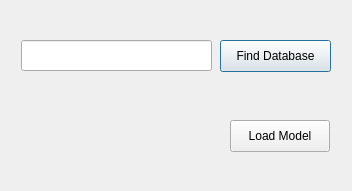
<?xml version="1.0" encoding="UTF-8"?>
<ui version="4.0">
 <class>LoadTrainingModel</class>
 <widget class="QDialog" name="LoadTrainingModel">
  <property name="geometry">
   <rect>
    <x>0</x>
    <y>0</y>
    <width>352</width>
    <height>191</height>
   </rect>
  </property>
  <property name="windowTitle">
   <string>Dialog</string>
  </property>
  <widget class="QLineEdit" name="databaseInput">
   <property name="geometry">
    <rect>
     <x>21</x>
     <y>40</y>
     <width>191</width>
     <height>31</height>
    </rect>
   </property>
   <property name="text">
    <string/>
   </property>
  </widget>
  <widget class="QPushButton" name="openFileButton">
   <property name="geometry">
    <rect>
     <x>220</x>
     <y>40</y>
     <width>111</width>
     <height>32</height>
    </rect>
   </property>
   <property name="text">
    <string>Find Database</string>
   </property>
  </widget>
  <widget class="QPushButton" name="pushButton">
   <property name="geometry">
    <rect>
     <x>230</x>
     <y>120</y>
     <width>100</width>
     <height>32</height>
    </rect>
   </property>
   <property name="text">
    <string>Load Model</string>
   </property>
  </widget>
 </widget>
 <resources/>
 <connections/>
</ui>
